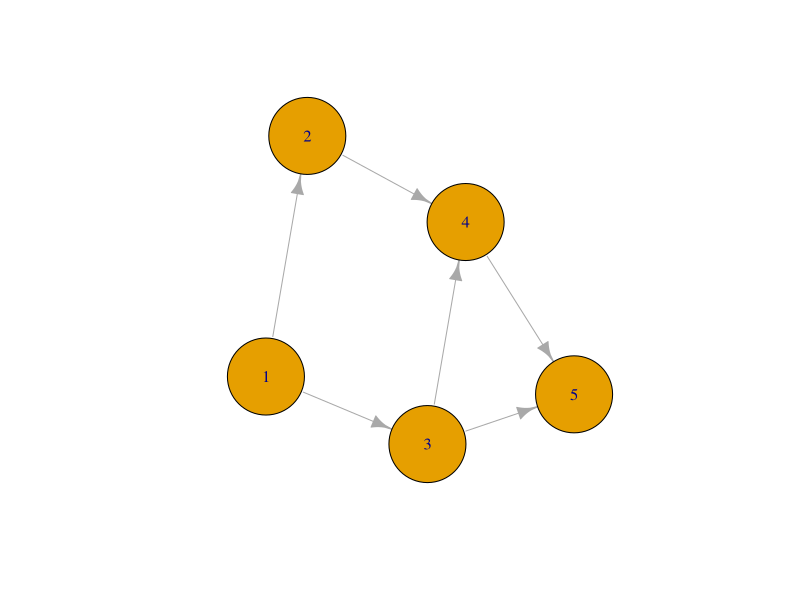

Write the R code that produced this figure.
library(igraph)

activities <- c("1-2", "1-3", "2-4", "3-4", "4-5", "3-S")
duration_a <- c(2, 9, 5, 2, 6, 8)
duration_m <- c(5, 12, 14, 5, 6, 17)
duration_b <- c(14, 15, 17, 8, 12, 20) 

expected_time <- (duration_a + 4 * duration_m + duration_b) / 6 

variance <- ((duration_b - duration_a) / 6)

computations <- data.frame(Activities = activities, Expected_Time = expected_time, Variance = variance) 
print("Tabulated Computations for Expected Time and Variance:")
print(computations)

activities <- c("1", "2", "3", "4", "5")

edges <- matrix(c(1, 2, 
                  1, 3,
                  2, 4,
                  3, 4,
                  4, 5,
                  3, 5), ncol = 2, byrow = TRUE) 

#edge_durations <- c(6, 12, 13, 5, 7, 16)
edge_durations<-expected_time
g <- graph_from_edgelist(edges, directed = TRUE) 
plot(g, layout = layout_nicely(g), vertex.label = activities, vertex.size = 50)
possible_paths <- all_simple_paths(g, from = 1, to = 5)

calculate_path_value <- function(path){
  total_duartion<- 0
  for( i in 1:(length(path)-1)){
    edge<- c(path[i], path[i+1])
    total_duartion<- total_duartion+edge_durations[which(edges[,1] == edge[1] & edges[,2] == edge[2])]
  }
  return(total_duartion)
}
path_values<- sapply(possible_paths, calculate_path_value)
paths_and_values<- data.frame(path= sapply(possible_paths, function(path)paste(activities[path] , collapse = "->")),value = path_values)
print(paths_and_values)

critical_path_index<- which.max(path_values)
critical_path<-possible_paths[[critical_path_index]]
critical_path_value<- path_values[critical_path_index]
critical_path_readable <- paste(activities[critical_path], collapse = "->")

print(paste("critical path:",critical_path_readable))
print(paste("Critical path value(Duration): ", critical_path_value))